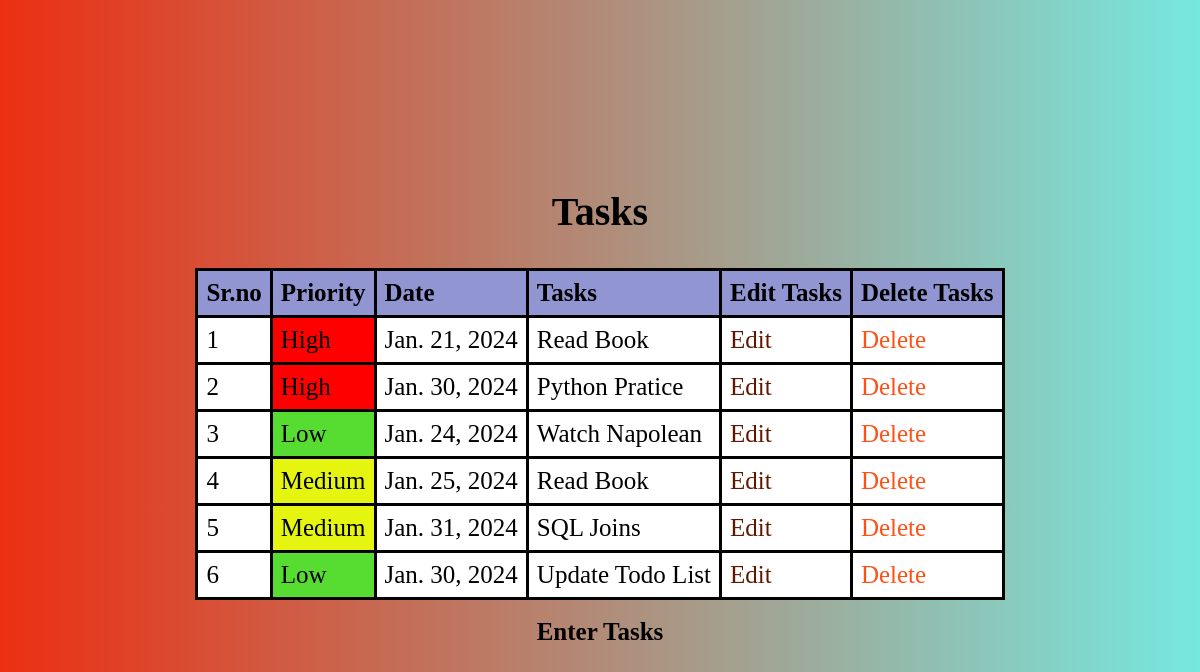
Screenshot of /sh/ with the database file from the repository.
### list/models.py (models this page shows, shortened)
class Task(models.Model):
    task = models.CharField(max_length = 20)
    date = models.DateField()
    priority = models.CharField(max_length = 20)

### list/views.py (the view)
# urls.py: path('sh/',views.show, name ="index2"),
def show(request):
    t = Task.objects.all()
    context = {
        "tasks": t
    }
    return render(request, "list2.html", context)

### templates/list2.html (shortened to what this page needs)
<!DOCTYPE html>
{% load static %}
<html lang="en">
<head>
    <link rel="stylesheet" href="{% static "css/edit.css"%}">
</head>
<body style="background: linear-gradient(to right, rgb(236, 47, 18), rgb(118, 232, 223)); height: 100vh; margin: 0; display: flex; align-items: center; justify-content: center">
    <form method="post" action="" style="text-align: center;">
        <h2>Tasks</h2>
        <table>
            <tr>
                <th>Sr.no</th>
                <th>Priority</th>
                <th>Date</th>
                <th>Tasks</th>
                <th>Edit Tasks</th>
                <th>Delete Tasks</th>
            </tr>
            {% for i in tasks %}
            <tr>
                <td>{{forloop.counter}}</td>
                <td class="{% if i.priority == 'High' %}high
                {% elif i.priority == 'Medium' %}medium
                {% else %}low
                {% endif %}">{{i.priority}}</td>
                <td>{{i.date}}</td>
                <td>{{i.task}}</td>
                <td><a href="/edit/{{i.id}}" style="color: rgb(95, 24, 0); text-decoration: none; ">Edit </a></td>
                <td><a href="/delete/{{i.id}}" style="color: rgb(255, 81, 22); text-decoration: none; ">Delete</a></td>
            </tr>
            {% endfor %}
        </table><br>
        <a href="{% url 'index1' %}" style="text-decoration: none; font-size: 25px; color: rgb(0, 0, 0); font-weight: bolder;">Enter Tasks</a>
    </form>
</body>
</html>

### static/css/edit.css (style rules this page uses)
.high { background-color: red; }
.medium { background-color: rgb(230, 245, 16); }
.low { background-color: rgb(87, 220, 50); }
table { border-collapse: collapse; width: 100%; }
th { font-weight: bold; }
td { background-color: white; }
th, td { font-size: 25px; border: 3px solid #030000; text-align: left; padding: 8px; }
th { background-color: #9195d2; }
h2 { font-size: 40px; }

### rows the page displays
Task: priority "High", date "Jan. 21, 2024", task "Read Book"
Task: priority "High", date "Jan. 30, 2024", task "Python Pratice"
Task: priority "Low", date "Jan. 24, 2024", task "Watch Napolean"
Task: priority "Medium", date "Jan. 25, 2024", task "Read Book"
Task: priority "Medium", date "Jan. 31, 2024", task "SQL Joins"
Task: priority "Low", date "Jan. 30, 2024", task "Update Todo List"
